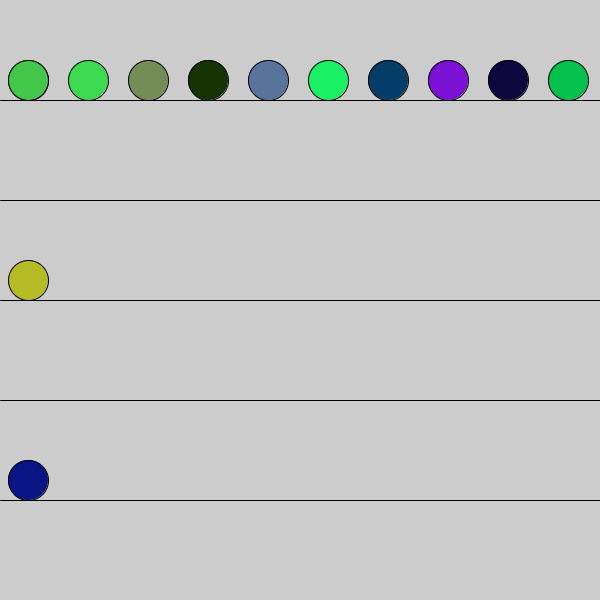
Frame 1 (no input)
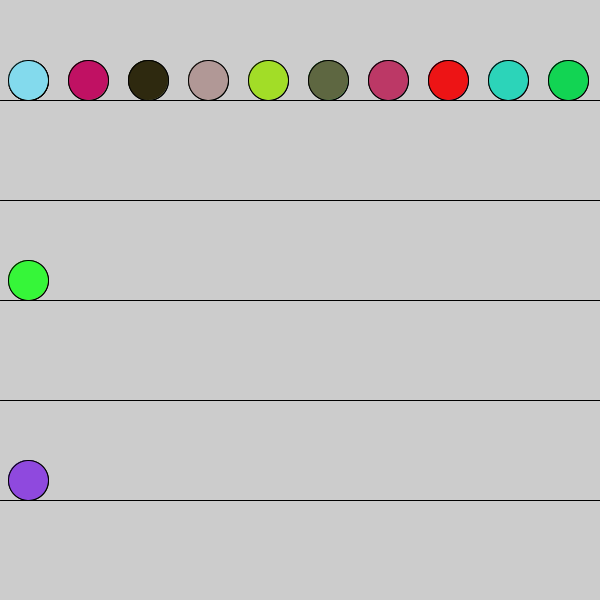
Frame 2 (the mouse pressed at the canvas centre, redrawn once)

The Processing sketch that drew these frames (run headless with seeded random() and noise(); the mouse was pressed at the canvas centre and the sketch redrawn once):

// Processing sketch: Ejercicio22
// ── Ejercicio22.pde
void setup() {
  size(600, 600);
  noLoop();
}

void draw() {
  int x1Linea = 0;
  int x2Linea = width;
  int yLinea = height/6;
  int xCirculo = 28;
  int yCirculo = height/6-20;
  do {
    do {
      do {
        line(x1Linea, yLinea, x2Linea, yLinea);
        yLinea+=height/6;
      } while(yLinea<=height);
      fill(random(0, 255), random(0, 255), random(0, 255));
      ellipse(xCirculo, height/6-20, 40, 40);
      xCirculo+=width/10;
    } while(xCirculo<=width);
    fill(random(0, 255), random(0, 255), random(0, 255));
    ellipse(28, yCirculo, 40, 40);
    yCirculo+=height/3;
  } while(yCirculo<=height);
}
